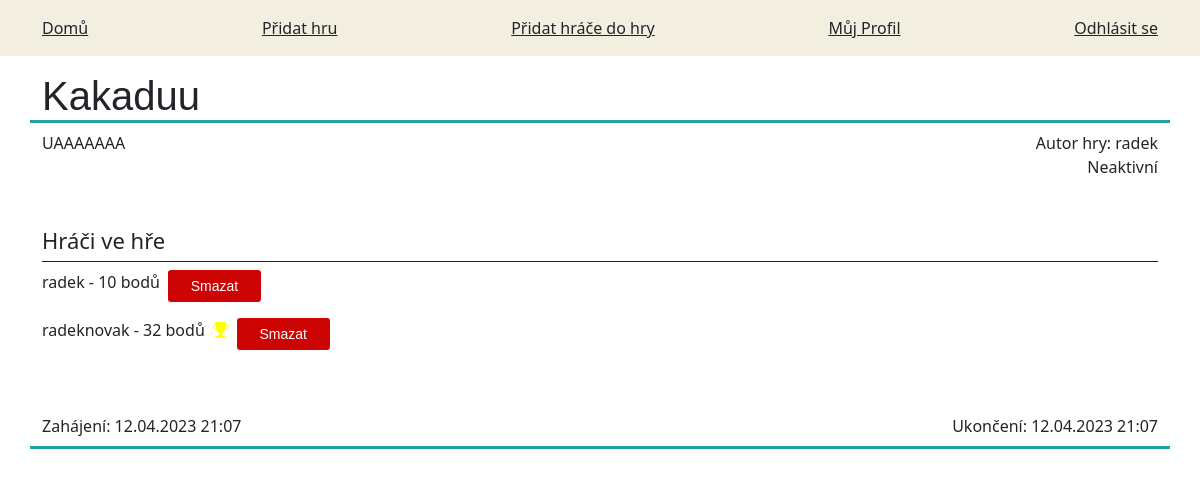
/71/ (signed in), run on the app's committed database.
### games/models.py (models this page shows, shortened)
class Game(models.Model):
    title = models.CharField('Titulek', max_length=100)
    time_start = models.DateTimeField('Čas zahájení')
    time_end = models.DateTimeField('Čas ukončení', blank=True, null=True)
    description = models.TextField('Popisek', max_length=250)
    author = models.ForeignKey(User, on_delete=models.CASCADE)
    active = models.BooleanField('Aktivní', default=False)
    winner = models.CharField(max_length=200, null=True, blank=True)

class PlayerGame(models.Model):
    game = models.ForeignKey(Game, on_delete=models.CASCADE)
    player = models.ForeignKey(User, on_delete=models.CASCADE)
    score = models.IntegerField('skóre', default=0)

### games/views.py (the view, shortened to what this page needs)
# urls.py: path('<int:id>/', views.detail, name='detail'),
@login_required
def detail(request, id):
    game = Game.objects.get(pk=id)
    players = PlayerGame.objects.filter(game=id)                #detail hry
    is_admin_or_player = is_player_or_admin(request.user)
    return render(request, 'gameDetail.html',
                  {'game': game, 'players': players, 'is_admin_or_player': is_admin_or_player,
                   'winner': str(game.winner)})

### games/views.py (called while the page is built)
def is_player_or_admin(user):
    if user.is_superuser:                   #funkce na určení zda je užívatel admin nebo hráč
        return user.is_superuser
    else:
        return user.groups.filter(name='Hráč').exists()

### templates/gameDetail.html (shortened to what this page needs)
{% extends 'base.html' %}
{% block content %}
    {% if game %}
        <div class="container" style="border-bottom: 3px solid black; border-bottom-color: #22A39F">
            <div class="row" style="">
                <h1 class="d-flex float-start"
                    style="font-family: Helvetica; border-bottom: 3px solid black; border-bottom-color: #22A39F">{{ game.title }}</h1>
                <div/>
                <span class="d-flex justify-content-start float-start">{{ game.description }}</span>
                {% if game.author.is_superuser %}
                    <span class="text-danger d-flex justify-content-end">Autor: {{ game.author }}</span>
                {% else %}
                    <span class="d-flex justify-content-end">Autor hry: {{ game.author }}</span>
                {% endif %}
                {% if game.active == True %}
                    <label class="d-flex justify-content-end"><span
                            class="me-1 text-success">●</span>Aktivní</label>
                {% else %}
                    <label class="d-flex justify-content-end">Neaktivní</label>
                {% endif %}
                {% if players %}
                    <div class="mt-5 border-bottom border-dark mb-2">
                        <h2 style="font-size: 22px">Hráči ve hře</h2>
                    </div>
{% for player in players %}
    <div class="pb-2">
    <label class="d-flex justify-content-start mb-2">
        {{ player.player.username }} - {{ player.score }} bodů
        {% if game.winner and winner == player.player.username %}
            <i class="bi bi-trophy-fill ms-2" style="color:yellow"></i>
        {% endif %}
        {% if user.is_superuser or user == game.author %}
            <button class="col-1 float-end ms-2 btn btn-sm" style="background-color: #CD0404">
                <a class="text-decoration-none text-white " style="font-family: Helvetica"
                   href={% url 'deletePlayer' id=player.pk %}>Smazat</a>
            </button>
        {% endif %}
    </label>
    </div>
{% endfor %}
                {% endif %}
                {% if game.active == True %}
                    <form method="POST">
                        {% csrf_token %}
                        <input type="submit" value="Ukončit hru" class="btn btn-danger">
                    </form>
                    <span class="d-flex float-start justify-content-start mt-5">Zahájení: {{ game.time_start|date:'d.m.Y H:i' }}</span>
                {% else %}
                    <span class="d-flex float-start justify-content-start mt-5">Zahájení: {{ game.time_start|date:'d.m.Y H:i' }}</span>
                    <span class="d-flex float-end justify-content-end mt-5 pb-2">Ukončení: {{ game.time_end|date:'d.m.Y H:i' }}</span>
                {% endif %}
            </div>
        </div>
    {% endif %}
{% endblock %}

### templates/base.html (shortened to what this page needs)
<!DOCTYPE html>
<html>
<head>
    <link href="https://cdn.jsdelivr.net/npm/bootstrap@5.0.1/dist/css/bootstrap.min.css" rel="stylesheet"
>
<link href="https://cdn.jsdelivr.net/npm/bootstrap-icons@1.5.0/font/bootstrap-icons.css" rel="stylesheet">
</head>
<body>
{% block body %}
    <div class="p-3 mb-3" style="background-color: #F3EFE0">
        <div class="container d-flex justify-content-between">
            {% if user.is_authenticated %}
                <div><a class="text-dark" href="{% url 'index' %}">Domů</a></div>
                {% for group in request.user.groups.all %}
                    {% if group.name == 'Hráč' %}
                        <div><a class="text-dark" href="{% url 'add' %}">Přidat hru</a></div>
                        <div><a class="text-dark" href="{% url 'addGamePlayers' %}">Přidat hráče do hry</a></div>
                    {% endif %}
                {% endfor %}
                <div><a class="text-dark" href="{% url 'home' %}">Můj Profil</a></div>
                <div><a class="text-dark" href="{% url 'account_logout' %}">Odhlásit se</a></div>
            {% else %}
                <div><a class="text-dark" href="{% url 'account_login' %}">Sign In</a></div>
                <div><a class="text-dark" href="{% url 'account_signup' %}">Sign Up</a></div>
            {% endif %}
        </div>
    </div>
    {% block content %}
    {% endblock %}
{% endblock %}
</body>
</html>

### data on the page
Game: title "Kakaduu", description "UAAAAAAA", author "radek", time_start "12.04.2023 21:07", time_end "12.04.2023 21:07"
PlayerGame: player.username "radek", score "10"
PlayerGame: player.username "radeknovak", score "32"
